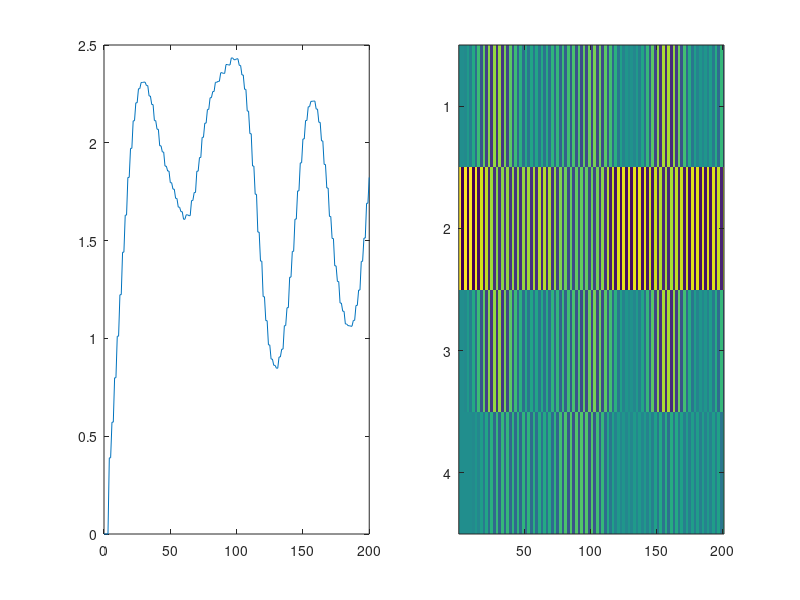

Write MATLAB code to recreate this figure.
clear;
clc;
format long
tic;

%% paramter
myseed = 1;
rng(myseed)

L = 4;
num_T = 100;
T = 0:2*num_T;
nT = 2*num_T+1;
len = 2^L;
g0 = pi/2+0.1;
J0 = pi/4;
% g = g0*(1+0.1*randn(L,1));
% J = J0*(1+0.2*randn(L,1));
% g = g0*(2*round(rand(L,1))-1);
% J = J0*(2*round(rand(L,1))-1);
g = g0*ones(L,1);
J = J0*ones(L,1);
it = floor(L/2);

sigmaz = [1;-1];
sigmax = [0 1;1 0];
I2 = eye(2);
II2 = ones(2);

%% construction of Hamiltonian and observable
Hz = zeros(len,1);
for i = 1:L-1
    Hz_temp = ones(2^(i-1),1);
    Hz_temp = kron(Hz_temp, sigmaz);
    Hz_temp = kron(Hz_temp, sigmaz);
    Hz_temp = kron(Hz_temp, ones(2^(L-i-1),1));
    Hz = Hz + J(i)*Hz_temp;
end
% PBC
Hz_temp = sigmaz;
Hz_temp = kron(Hz_temp, ones(2^(L-2),1));
Hz_temp = kron(Hz_temp, sigmaz);
Hz = Hz + J(L)*Hz_temp;

Hx = zeros(len);
matrix_sz = zeros(len,L);
for i = 1:L
    Hx_temp = eye(2^(i-1));
    Hx_temp = kron(Hx_temp,sigmax);
    Hx_temp = kron(Hx_temp,eye(2^(L-i)));
    Hx = Hx + g(i)*Hx_temp;

    sz_temp = ones(2^(i-1),1);
    sz_temp = kron(sz_temp,sigmaz);
    sz_temp = kron(sz_temp,ones(2^(L-i),1));
    matrix_sz(:,i) = sz_temp;
end

%% time evolution

% phi0 = rand(len,1);
% phi0 = phi0./sqrt(sum(phi0.^2));

[~,index0] = min(Hz);
phi0 = zeros(len,1);
pos = index0(1);

sz_GS0 = zeros(L,1);
temp = pos-1;
for i = 1:L
    sz_GS0(L-i+1) = mod(temp,2);
    temp = floor(temp/2);
end
sz_GS = 2*sz_GS0-1;
phi0(pos) = 1;

% flip a single point
sz_GS_new = sz_GS;
sz_GS_new(it) = - sz_GS(it);
sz_GS0_new = (sz_GS_new+1)/2;
temp = 0;
for i = 1:L
    temp = temp*2;
    temp = temp + sz_GS0_new(i);    
end
pos_new = temp+1;
phi0_e = zeros(len,1);
phi0_e(pos_new) = 1;
phi0_e = phi0_e./sqrt(sum(phi0_e.^2));

phi = phi0;
phit_store = zeros(len,nT);
phit_store(:,1) = phi0;
phi_e = phi0_e;
phit_e_store = zeros(len,nT);
phit_e_store(:,1) = phi0_e;
 
[Vx,Dx] = eig(Hx);
ex = diag(Dx);

trans_z = exp(-1i*Hz);
trans_x = exp(-1i*ex);

now = 2;
for i = 1:num_T
    % Hz
    phi = trans_z.*phi;
    phit_store(:,now) = phi;
    phi_e = trans_z.*phi_e;
    phit_e_store(:,now) = phi_e;
    now = now + 1;

    % Hx
    temp = Vx'*phi;
    trans = trans_x;
    temp = temp.*trans;
    phi = Vx*temp;
    phit_store(:,now) = phi;

    temp_e = Vx'*phi_e;
    trans = trans_x;
    temp_e = temp_e.*trans;
    phi_e = Vx*temp_e;
    phit_e_store(:,now) = phi_e;
    now = now + 1;
end

%% calculate observable

sz = zeros(L,nT);
sz_e = zeros(L,nT);
for i = 1:L
    sz(i,:) = sum(conj(phit_store).*(matrix_sz(:,i).*phit_store));
    sz_e(i,:) = sum(conj(phit_e_store).*(matrix_sz(:,i).*phit_e_store));
end
sz_diff = sz_e - sz;

sz_mean = sum(sz_GS.*sz)/L;
sz_e_mean = sum(sz_GS.*sz_e)/L;

x = (1:L)';
sz_diff_std = sqrt(sum(abs(sz_diff).*(x-it).^2));

figure;
set(gcf, 'position', [250 70 1400 900]);
subplot(1,2,1)
plot(T,sz_diff_std)

subplot(1,2,2)
% plot(log(T(1:50)),log(sz_diff_std(1:50)));
% plot(T,sz_e_mean);
imagesc(sz_diff)

toc;
